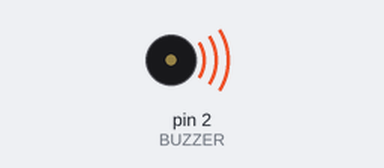
Recording of a sketch running on a simulated Arduino Uno, built with avr-gcc and run on an emulated ATmega328P. On the bench: buzzer (waves = sounding).

Above: at 0.05 s.
At 2.75 s:
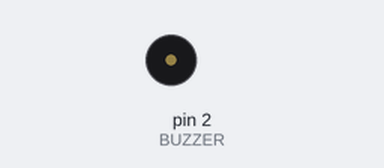
Timing chart, 0 to 3.0 s (numbered marks = the images above):
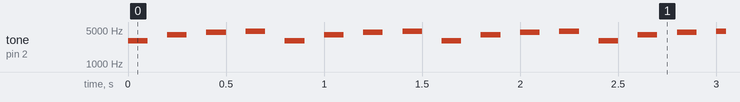

The sketch:

buzzer.ino
```cpp
#define BUZZER 2

void setup() {
  pinMode(BUZZER, OUTPUT);   // dobrze ustawić jako OUTPUT
}

void loop() {

  beep(BUZZER, 3000, 100);
  beep(BUZZER, 4000, 100);
  beep(BUZZER, 4500, 100);
  beep(BUZZER, 4700, 100);

  // for(int f = 2000; f <= 10000; f += 10) {
  //   tone(BUZZER, f);
  //   delay(10);
  // }
  // noTone(BUZZER);

}

void beep(int pin, int frequency, int duration) {
  tone(pin, frequency);
  delay(duration);
  noTone(pin);
  delay(duration);
}
```

Measured:
- by itself, tone on pin 2 (BUZZER): repeats every 0.80 s: silent 0.10 s, 4000 Hz 0.10 s, silent 0.10 s, 4500 Hz 0.10 s, silent 0.10 s, 4700 Hz 0.10 s, silent 0.10 s, 3000 Hz 0.10 s
